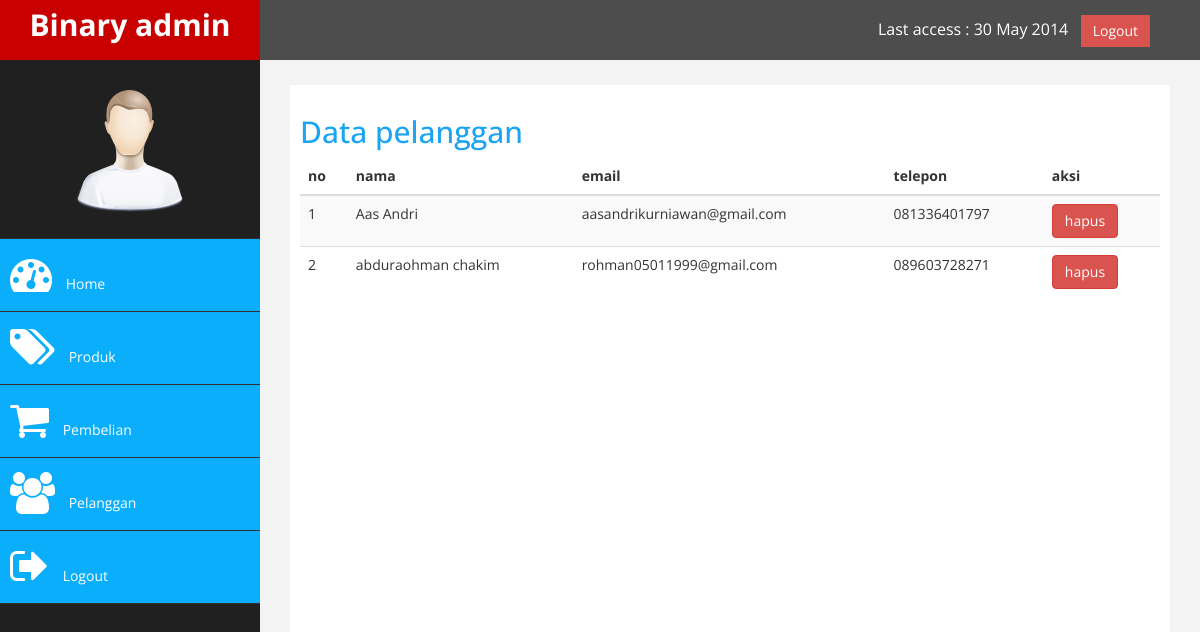
Page /admin/index.php?halaman=pelanggan (signed in) on the committed database.
### tables this page shows
CREATE TABLE `pelanggan` (
  `id_pelanggan` int(11) NOT NULL,
  `email_pelanggan` varchar(100) NOT NULL,
  `password_pelanggan` varchar(50) NOT NULL,
  `nama_pelanggan` varchar(100) NOT NULL,
  `telepon_pelanggan` varchar(25) NOT NULL
);

### admin/pelanggan.php (the view)
<h2> Data pelanggan</h2>
<table class="table table-striped">
    <thead >
        <tr>
            <th>no</th>
            <th>nama</th>
            <th>email</th>
            <th>telepon</th>
            <th>aksi</th>
        </tr>
    </thead>
    <tbody>
    <?php $nomor=1; ?>
        <?php $ambil=$koneksi->query("SELECT * FROM pelanggan"); ?>
        <?php while($pecah = $ambil->fetch_assoc()){ ?>
        <tr>
            <td><?php echo $nomor?></td>
            <td><?php echo $pecah['nama_pelanggan'];?></td>
            <td><?php echo $pecah['email_pelanggan'];?></td>
            <td><?php echo $pecah['telepon_pelanggan'];?></td>
            <td>
                <a href="" class="btn btn-danger" >hapus</a>
            </td>
        </tr>
        <?php $nomor++; ?>
        <?php } ?>
    </tbody>
</table>

### admin/assets/css/custom.css (style rules this page uses)
body { font-family: 'Open Sans', sans-serif; }
h2 { color: rgb(26, 164, 243); }

### rows in the picture
pelanggan: nama_pelanggan "Aas Andri", email_pelanggan "aasandrikurniawan@gmail.com", telepon_pelanggan "081336401797"
pelanggan: nama_pelanggan "abduraohman chakim", email_pelanggan "rohman05011999@gmail.com", telepon_pelanggan "089603728271"
